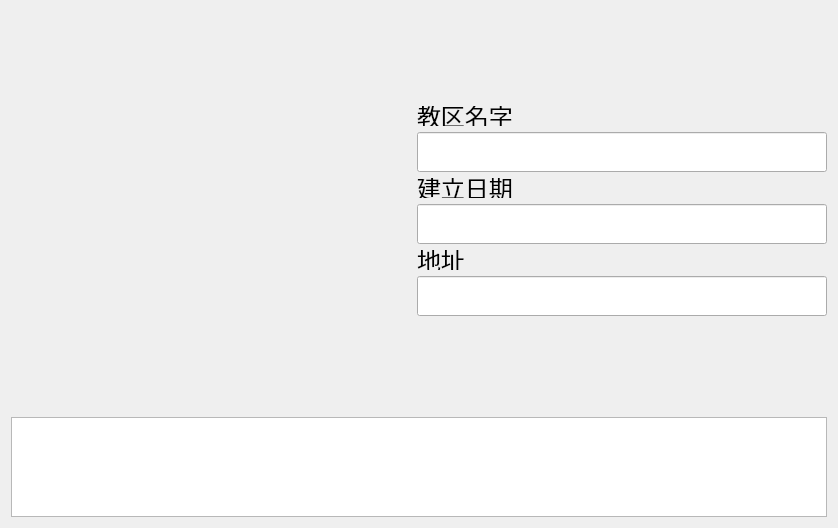
<?xml version="1.0" encoding="UTF-8"?>
<ui version="4.0">
 <class>Form</class>
 <widget class="QWidget" name="Form">
  <property name="geometry">
   <rect>
    <x>0</x>
    <y>0</y>
    <width>838</width>
    <height>528</height>
   </rect>
  </property>
  <property name="windowTitle">
   <string>Form</string>
  </property>
  <layout class="QGridLayout" name="gridLayout">
   <item row="0" column="0">
    <layout class="QHBoxLayout" name="horizontalLayout">
     <item>
      <widget class="QLabel" name="label">
       <property name="minimumSize">
        <size>
         <width>400</width>
         <height>400</height>
        </size>
       </property>
       <property name="maximumSize">
        <size>
         <width>500</width>
         <height>500</height>
        </size>
       </property>
       <property name="text">
        <string/>
       </property>
       <property name="pixmap">
        <pixmap resource="../login/resource/resource.qrc">:/images/background.jpg</pixmap>
       </property>
       <property name="scaledContents">
        <bool>true</bool>
       </property>
      </widget>
     </item>
     <item>
      <layout class="QVBoxLayout" name="verticalLayout">
       <item>
        <spacer name="verticalSpacer">
         <property name="orientation">
          <enum>Qt::Vertical</enum>
         </property>
         <property name="sizeHint" stdset="0">
          <size>
           <width>20</width>
           <height>40</height>
          </size>
         </property>
        </spacer>
       </item>
       <item>
        <widget class="QLabel" name="label_2">
         <property name="maximumSize">
          <size>
           <width>16777215</width>
           <height>20</height>
          </size>
         </property>
         <property name="font">
          <font>
           <family>楷体</family>
           <pointsize>18</pointsize>
          </font>
         </property>
         <property name="text">
          <string>教区名字</string>
         </property>
        </widget>
       </item>
       <item>
        <widget class="QLineEdit" name="lineEdit_2">
         <property name="minimumSize">
          <size>
           <width>0</width>
           <height>40</height>
          </size>
         </property>
        </widget>
       </item>
       <item>
        <widget class="QLabel" name="label_3">
         <property name="maximumSize">
          <size>
           <width>16777215</width>
           <height>20</height>
          </size>
         </property>
         <property name="font">
          <font>
           <family>楷体</family>
           <pointsize>18</pointsize>
          </font>
         </property>
         <property name="text">
          <string>建立日期</string>
         </property>
        </widget>
       </item>
       <item>
        <widget class="QLineEdit" name="lineEdit">
         <property name="minimumSize">
          <size>
           <width>0</width>
           <height>40</height>
          </size>
         </property>
        </widget>
       </item>
       <item>
        <widget class="QLabel" name="label_4">
         <property name="maximumSize">
          <size>
           <width>16777215</width>
           <height>20</height>
          </size>
         </property>
         <property name="font">
          <font>
           <family>楷体</family>
           <pointsize>18</pointsize>
          </font>
         </property>
         <property name="text">
          <string>地址</string>
         </property>
        </widget>
       </item>
       <item>
        <widget class="QLineEdit" name="lineEdit_3">
         <property name="minimumSize">
          <size>
           <width>0</width>
           <height>40</height>
          </size>
         </property>
        </widget>
       </item>
       <item>
        <spacer name="verticalSpacer_2">
         <property name="orientation">
          <enum>Qt::Vertical</enum>
         </property>
         <property name="sizeHint" stdset="0">
          <size>
           <width>20</width>
           <height>40</height>
          </size>
         </property>
        </spacer>
       </item>
      </layout>
     </item>
    </layout>
   </item>
   <item row="1" column="0">
    <widget class="QTextBrowser" name="textBrowser"/>
   </item>
  </layout>
 </widget>
 <resources>
  <include location="../login/resource/resource.qrc"/>
 </resources>
 <connections/>
</ui>
